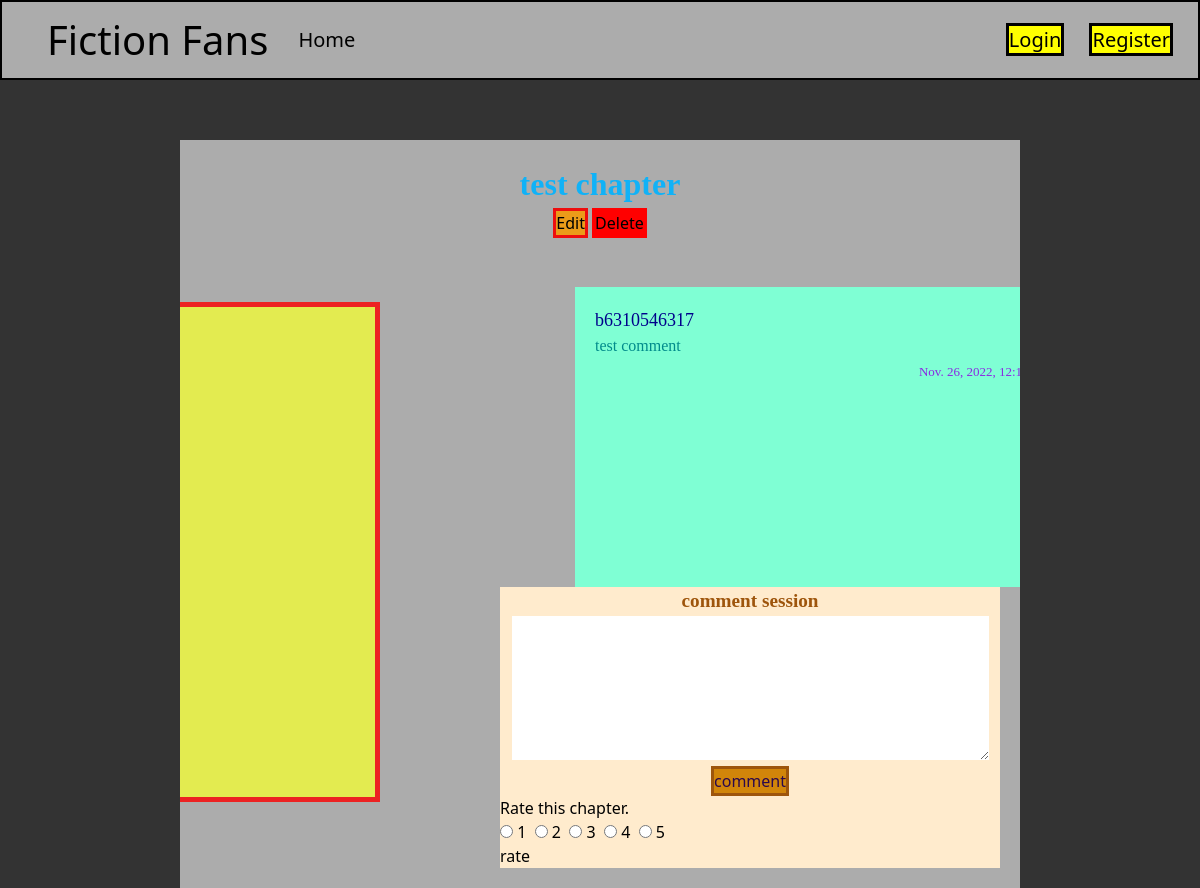
Before: /fiction/1/1/ with the older database file.
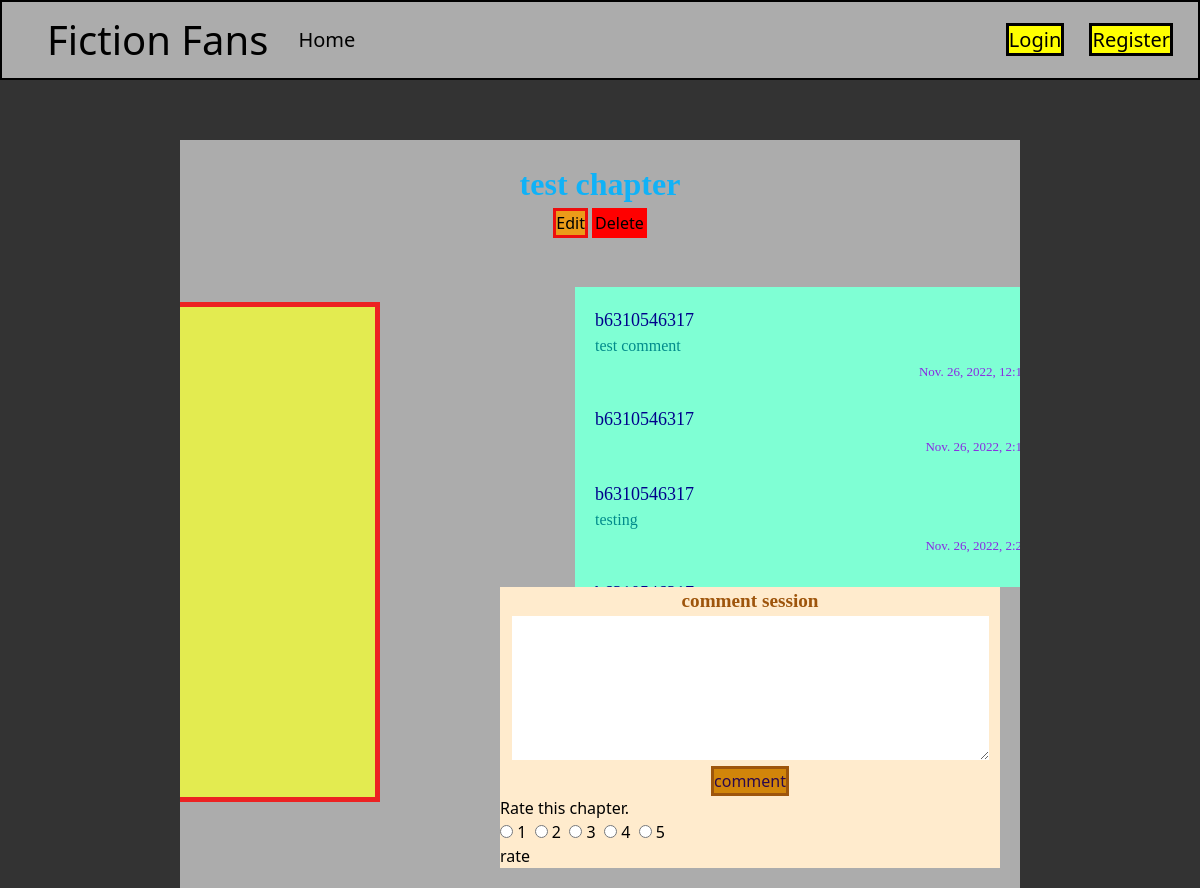
After: the same page with the newer database file.
### fiction_fans/models/comment_model.py (models this page shows)
class Comment(models.Model):
    chapter = models.ForeignKey(FictionChapter, on_delete=models.CASCADE)
    user = models.ForeignKey(settings.AUTH_USER_MODEL, on_delete=models.CASCADE)
    text = models.CharField(max_length=255)
    comment_date = models.DateTimeField(auto_now_add=timezone.now())

### fiction_fans/views/fiction_page_view.py (the view)
# urls.py: path("<int:fiction_pk>/<int:chapter_pk>/", views.ChapterView.as_view(), name="chapter_view"),
class ChapterView(generic.DetailView):
    template_name = "fiction_fans/chapter_page.html"
    model = FictionChapter
    def get_queryset(self):
        fiction_pk = self.kwargs.get("fiction_pk")
        return FictionTitle.objects.filter(pk=fiction_pk)
    def get_object(self, queryset=None):
        queryset = self.get_queryset()
        chapter_pk = self.kwargs.get("chapter_pk")
        queryset = FictionChapter.objects.filter(pk=chapter_pk)
        return queryset.get()

### fiction_fans/templates/fiction_fans/chapter_page.html (shortened to what this page needs)
{% extends "base.html" %}
{% block content %}
    <div style="text-align: center;">
        <h1 style="color: #10b2f7; font-size: xx-large; font-family: serif; font-weight: bold;">{{ fictionchapter.title }}</h1>
        <a href="{% url 'fiction_fans:chapter_edit' fictionchapter.fiction_title_id fictionchapter.id %}">
            <button style="background-color:rgb(236, 155, 25); border: 3px solid #ed0e0e;">Edit</button>
        </a>
        <a href="{% url 'fiction_fans:chapter_del' fictionchapter.fiction_title_id fictionchapter.id %}">
            <button style="background-color:rgb(255, 0, 0); border: 3px solid #00000000;">Delete</button>
        </a>
    </div>
<br>
<div class="flex-container">
    <div id="content" class="block" style="min-width:1000px; min-height:500px">
        <section id="chapter-body"></section>
    </div>
    <div>
        <div  id="content" class="scroll_view" style="background-color: aquamarine;">
            {% for comment in fictionchapter.comment_set.all %}
            <div>
                <h1 style="color: darkblue;">{{ comment.user.get_username }}</h1>
                <p style="color: darkcyan;">{{ comment.text }}</p>
                <div style="text-align: right;">
                    <date style="color:blueviolet; ">{{ comment.comment_date }}</date>
                </div>
                <br>
            </div>
            {% endfor %}
        </div>
        <div style="background-color: blanchedalmond; width: 500px; height: auto;">
            <form action="{% url 'fiction_fans:chapter_comment'  fictionchapter.fiction_title_id fictionchapter.id %}" method="post">
                <fieldset style="text-align: center;">
                <h1 style="font-size: larger; font-weight:bold; font-family: cursive; color:#9e550c">comment session</h1>
                <textarea id="comment_text" name="comment_text" rows="6" cols="50"></textarea>
                <br>
                <input type="submit" value="comment" style="background-color:rgb(209, 133, 10); border: 3px solid #9e550c; color: #2a084d;">
                </fieldset>
            </form>
            <form action="{% url 'fiction_fans:rate_chapter' fictionchapter.fiction_title_id fictionchapter.id %}" method="post">
                    <fieldset style="text-align: left;">
                        <h1>Rate this chapter.</h1>
                        <input type="radio" id="point" name="point" value="{{ 1 }}">
                        <label>1&nbsp;</label>
                        <input type="radio" id="point" name="point" value="{{ 2 }}">
                        <label>2&nbsp;</label>
                        <input type="radio" id="point" name="point" value="{{ 3 }}">
                        <label>3&nbsp;</label>
                        <input type="radio" id="point" name="point" value="{{ 4 }}">
                        <label>4&nbsp;</label>
                        <input type="radio" id="point" name="point" value="{{ 5 }}">
                        <label>5&nbsp;</label>
                    </fieldset>
                    <input type="submit" value="rate">
            </form>
        </div>
    </div>
</div>
{% endblock content %}

Changed rows visible on the page:
added Comment: user.get_username "b6310546317", comment_date "Nov. 26, 2022,…"
added Comment: user.get_username "b6310546317", text "testing", comment_date "Nov. 26, 2022,…"
